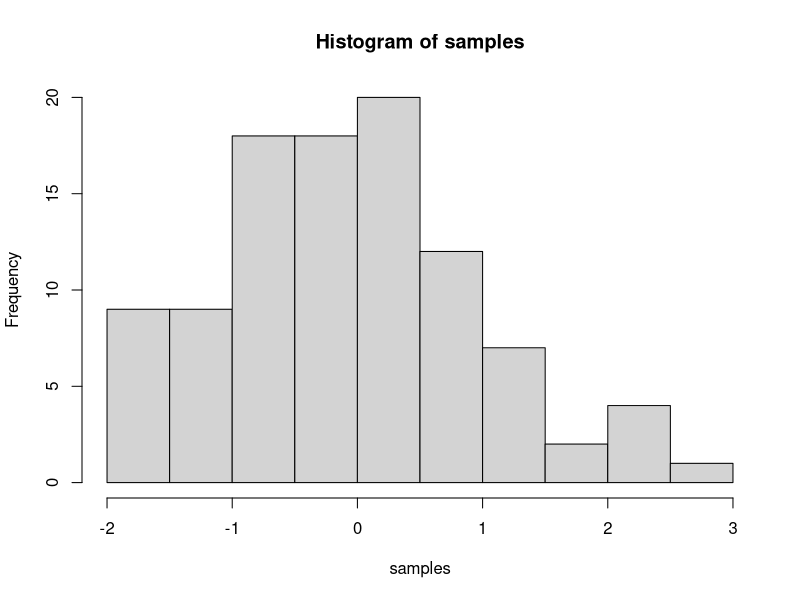

The R source for this figure:
## ---- chunk 1
knitr::opts_chunk$set(message=FALSE,warning=FALSE, cache=TRUE)
## ---- chunk 2
samples <- rnorm(100, mean=0, sd=1)
hist(samples)
